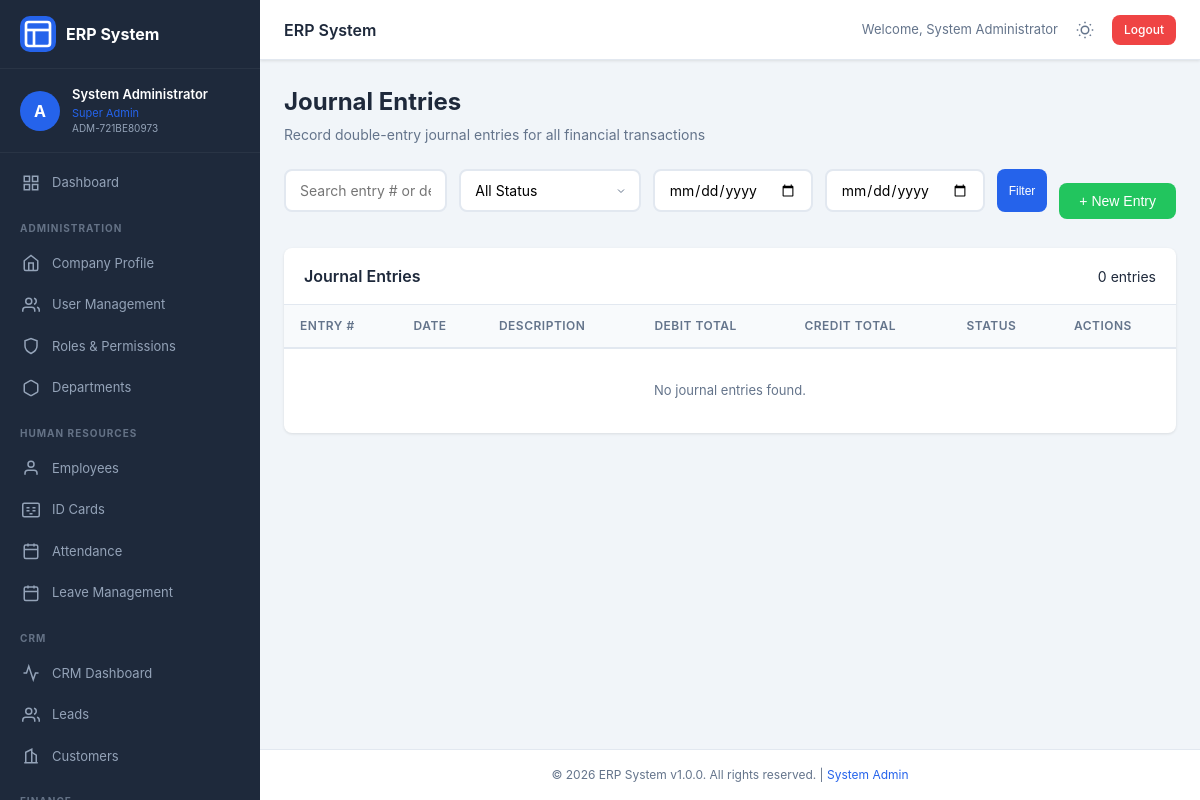
/modules/accounts/journal.php (signed in), run on the app's committed database.
### tables this page shows
CREATE TABLE users (
                id INTEGER PRIMARY KEY AUTOINCREMENT,
                username TEXT UNIQUE NOT NULL,
                password_hash TEXT NOT NULL,
                employee_code TEXT UNIQUE NOT NULL,
                email TEXT,
                phone TEXT,
                role_id INTEGER,
                is_active INTEGER DEFAULT 1,
                login_attempts INTEGER DEFAULT 0,
                locked_until TEXT,
                last_login TEXT,
                created_at TEXT DEFAULT (datetime('now','localtime')),
                updated_at TEXT DEFAULT (datetime('now','localtime')),
                FOREIGN KEY (role_id) REFERENCES roles(id)
            );

CREATE TABLE employees (
                id INTEGER PRIMARY KEY AUTOINCREMENT,
                user_id INTEGER UNIQUE,
                employee_code TEXT UNIQUE NOT NULL,
                first_name TEXT NOT NULL,
                last_name TEXT NOT NULL,
                middle_name TEXT,
                date_of_birth TEXT,
                gender TEXT,
                marital_status TEXT,
                blood_group TEXT,
                nationality TEXT DEFAULT 'Indian',
                religion TEXT,
                department TEXT,
                designation TEXT,
                date_of_joining TEXT,
                employment_type TEXT,
                work_location TEXT,
                reporting_to TEXT,
                shift_timing TEXT,
                weekly_off TEXT,
                aadhar_number_encrypted TEXT,
                aadhar_photo TEXT,
                pan_number_encrypted TEXT,
                pan_photo TEXT,
                passport_photo TEXT,
                phone_number TEXT,
                alternate_phone TEXT,
                personal_email TEXT,
                official_email TEXT,
                emergency_contact_name TEXT,
                emergency_contact_phone TEXT,
                emergency_contact_relation TEXT,
                address_aadhar TEXT,
                address_permanent TEXT,
                address_current TEXT,
                city TEXT,
                state TEXT,
                pincode TEXT,
                highest_education TEXT,
                university TEXT,
                year_of_passing TEXT,
                previous_company TEXT,
                previous_designation TEXT,
                years_of_experience TEXT,
                skills TEXT,
                bank_name TEXT,
                bank_account_number_encrypted TEXT,
                ifsc_code TEXT,
                bank_branch TEXT,
                uan_number_encrypted TEXT,
                esic_number_encrypted TEXT,
                is_active INTEGER DEFAULT 1,
                created_at TEXT DEFAULT (datetime('now','localtime')),
                updated_at TEXT DEFAULT (datetime('now','localtime')),
                FOREIGN KEY (user_id) REFERENCES users(id)
            );

CREATE TABLE roles (
                id INTEGER PRIMARY KEY AUTOINCREMENT,
                role_name TEXT UNIQUE NOT NULL,
                role_description TEXT,
                permissions TEXT,
                is_system INTEGER DEFAULT 0,
                created_at TEXT DEFAULT (datetime('now','localtime')),
                updated_at TEXT DEFAULT (datetime('now','localtime'))
            );

### modules/accounts/journal.php (the view, shortened to what the rows shown need)
<?php
require_once __DIR__ . '/../../init.php';
require_once __DIR__ . '/../../includes/header.php';
?>
<div class="page-header">
    <h1 class="page-title">Journal Entries</h1>
</div>
<div class="card">
    <div class="card-body p-0">
        <table class="table">
            <thead><tr><th>Entry #</th><th>Date</th><th>Description</th><th>Debit Total</th><th>Credit Total</th><th>Status</th><th>Actions</th></tr></thead>
        </table>
    </div>
</div>
<?php require_once __DIR__ . '/../../includes/footer.php'; ?>

### includes/header.php (shortened to what the rows shown need)
<?php
require_once __DIR__ . '/../init.php';
$currentUser = getCurrentUser();
?>
<!DOCTYPE html>
<html lang="en" data-theme="">
<head>
    <link rel="stylesheet" href="/assets/css/style.css">
</head>
<body>
    <div class="app-container">
        <nav class="sidebar" id="sidebar">
            <div class="sidebar-user">
                <div class="user-avatar">
                    <?= strtoupper(substr($currentUser['username'] ?? 'U', 0, 1)) ?>
                </div>
                <div class="user-info">
                    <span class="user-name"><?= getEmployeeName() ?></span>
                    <span class="user-role"><?= $currentUser['role_name'] ?? '' ?></span>
                    <span class="user-code"><?= $currentUser['employee_code'] ?? '' ?></span>
                </div>
            </div>
        </nav>
        <main class="main-content">
            <header class="top-bar">
                <div class="top-bar-right">
                    <span class="user-greeting">Welcome, <?= getEmployeeName() ?></span>
                    <button class="theme-toggle" id="themeToggle" onclick="toggleTheme()" title="Toggle Dark Mode">
                    </button>
                    <a href="/dashboard.php?logout=1" class="btn btn-sm btn-danger" onclick="return confirm('Logout?')">Logout</a>
                </div>
            </header>
            <div class="content-wrapper">

### data on the page
users: username "A", role.role_name "Super Admin", employee_code "ADM-721BE80973"
employees: getEmployeeName() "System Administrator"

### other printed values
APP_NAME "ERP System"
$total "0"
APP_VERSION "1.0.0"
